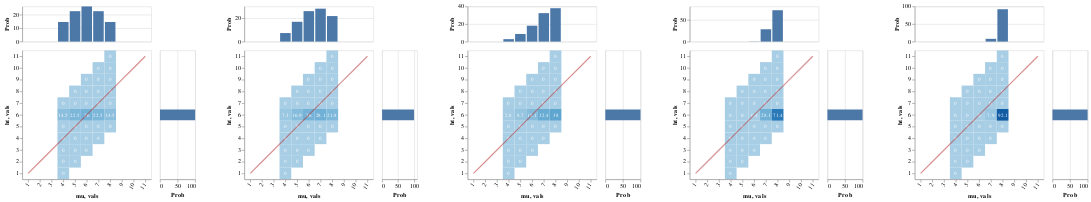

The cell this chart's notebook holds for it:
### Markdown cell above
#### Pragmatic listener hears:

> "Bill's height is 6; John is that short too"

Again, since the lexica all entail that a "6-short person" has height 6, the distribution over worlds is certain

But now, the various strengthenings lead ultimately to a pragmatic conclusion that 6 is almost certainly below the median

So again the evaluativity effect is much stronger

### Code cell
writeIORef cacheRef (0, Map.empty)

vlShow . sidewaysDists <$> sequence
  [ mkGraph $ listener infoLUMExact cacheRef (0, UShrt, denExact0)
  , mkGraph $ lp infoLUMExact >>= \l -> listener infoLUMExact cacheRef (0, UShrt, l)
  , mkGraph $ listener infoLUMExact cacheRef (1, UShrt, denExact0)
  , mkGraph $ listener infoLUMExact cacheRef (2, UShrt, denExact0)
  , mkGraph $ listener infoLUMExact cacheRef (3, UShrt, denExact0)
  ]

### Figure 1 — Vega-Lite specification as saved in the notebook (floating-point values rounded to 4 significant figures)
{"$schema": "https://vega.github.io/schema/vega-lite/v3.json", "hconcat": [{"$schema": "https://vega.github.io/schema/vega-lite/v3.json", "bounds": "flush", "config": {"scale": {"rectBandPaddingInner": 0}}, "data": {"values": [{"ht": "1", "mu": "4", "prob": 0}, {"ht": "2", "mu": "4", "prob": 0}, {"ht": "2", "mu": "5", "prob": 0}, {"ht": "3", "mu": "4", "prob": 0}, {"ht": "3", "mu": "5", "prob": 0}, {"ht": "3", "mu": "6", "prob": 0}, {"ht": "4", "mu": "4", "prob": 0}, {"ht": "4", "mu": "5", "prob": 0}, {"ht": "4", "mu": "6", "prob": 0}, {"ht": "4", "mu": "7", "prob": 0}, {"ht": "5", "mu": "4", "prob": 0}, {"ht": "5", "mu": "5", "prob": 0}, {"ht": "5", "mu": "6", "prob": 0}, {"ht": "5", "mu": "7", "prob": 0}, {"ht": "5", "mu": "8", "prob": 0}, {"ht": "6", "mu": "4", "prob": 14.5}, {"ht": "6", "mu": "5", "prob": 22.5}, {"ht": "6", "mu": "6", "prob": 26}, {"ht": "6", "mu": "7", "prob": 22.5}, {"ht": "6", "mu": "8", "prob": 14.5}, {"ht": "7", "mu": "4", "prob": 0}, {"ht": "7", "mu": "5", "prob": 0}, {"ht": "7", "mu": "6", "prob": 0}, {"ht": "7", "mu": "7", "prob": 0}, {"ht": "7", "mu": "8", "prob": 0}, {"ht": "8", "mu": "5", "prob": 0}, {"ht": "8", "mu": "6", "prob": 0}, {"ht": "8", "mu": "7", "prob": 0}, {"ht": "8", "mu": "8", "prob": 0}, {"ht": "9", "mu": "6", "prob": 0}, {"ht": "9", "mu": "7", "prob": 0}, {"ht": "9", "mu": "8", "prob": 0}, {"ht": "10", "mu": "7", "prob": 0}, {"ht": "10", "mu": "8", "prob": 0}, {"ht": "11", "mu": "8", "prob": 0}]}, "spacing": 15, "vconcat": [{"encoding": {"x": {"axis": null, "field": "mu", "scale": {"domain": ["1", "2", "3", "4", "5", "6", "7", "8", "9", "10", "11"], "rangeStep": 30}, "sort": null, "type": "ordinal"}, "y": {"aggregate": "sum", "axis": {"title": "Prob"}, "field": "prob", "type": "quantitative"}}, "height": 60, "mark": "bar"}, {"bounds": "flush", "hconcat": [{"encoding": {"x": {"axis": {"labelAngle": -55}, "field": "mu", "scale": {"domain": ["1", "2", "3", "4", "5", "6", "7", "8", "9", "10", "11"], "rangeStep": 30}, "sort": null, "type": "ordinal"}, "y": {"axis": {"labelAngle": 0}, "field": "ht", "scale": {"domain": ["11", "10", "9", "8", "7", "6", "5", "4", "3", "2", "1"], "rangeStep": 30}, "sort": null, "type": "ordinal"}}, "layer": [{"encoding": {"color": {"aggregate": "sum", "field": "prob", "legend": null, "scale": {"scheme": {"extent": [0.2, 0.9], "name": "blues"}}, "type": "quantitative"}}, "mark": "rect"}, {"encoding": {"color": {"value": "white"}, "text": {"aggregate": "sum", "field": "prob", "type": "quantitative"}}, "mark": {"fontSize": 9, "type": "text"}}, {"data": {"values": [{"vals": "1"}, {"vals": "2"}, {"vals": "3"}, {"vals": "4"}, {"vals": "5"}, {"vals": "6"}, {"vals": "7"}, {"vals": "8"}, {"vals": "9"}, {"vals": "10"}, {"vals": "11"}]}, "encoding": {"x": {"field": "vals", "sort": null, "type": "ordinal"}, "y": {"field": "vals", "sort": null, "type": "ordinal"}}, "mark": {"opacity": 0.5, "stroke": "firebrick", "strokeWidth": 2, "type": "line"}}]}, {"encoding": {"x": {"aggregate": "sum", "axis": {"title": "Prob"}, "field": "prob", "type": "quantitative"}, "y": {"axis": null, "field": "ht", "scale": {"domain": ["11", "10", "9", "8", "7", "6", "5", "4", "3", "2", "1"], "rangeStep": 30}, "sort": null, "type": "ordinal"}}, "mark": "bar", "width": 60}], "spacing": 15}]}, {"$schema": "https://vega.github.io/schema/vega-lite/v3.json", "bounds": "flush", "config": {"scale": {"rectBandPaddingInner": 0}}, "data": {"values": [{"ht": "1", "mu": "4", "prob": 0}, {"ht": "2", "mu": "4", "prob": 0}, {"ht": "2", "mu": "5", "prob": 0}, {"ht": "3", "mu": "4", "prob": 0}, {"ht": "3", "mu": "5", "prob": 0}, {"ht": "3", "mu": "6", "prob": 0}, {"ht": "4", "mu": "4", "prob": 0}, {"ht": "4", "mu": "5", "prob": 0}, {"ht": "4", "mu": "6", "prob": 0}, {"ht": "4", "mu": "7", "prob": 0}, {"ht": "5", "mu": "4", "prob": 0}, {"ht": "5", "mu": "5", "prob": 0}, {"ht": "5", "mu": "6", "prob": 0}, {"ht": "5", "mu": "7", "prob": 0}, {"ht": "5", "mu": "8", "prob": 0}, {"ht": "6", "mu": "4", "prob": 7.3}, {"ht": "6", "mu": "5", "prob": 16.9}, {"ht": "6", "mu": "6", "prob": 26}, {"ht": "6", "mu": "7", "prob": 28.1}, {"ht": "6", "mu": "8", "prob": 21.8}, {"ht": "7", "mu": "4", "prob": 0}, {"ht": "7", "mu": "5", "prob": 0}, {"ht": "7", "mu": "6", "prob": 0}, {"ht": "7", "mu": "7", "prob": 0}, {"ht": "7", "mu": "8", "prob": 0}, {"ht": "8", "mu": "5", "prob": 0}, {"ht": "8", "mu": "6", "prob": 0}, {"ht": "8", "mu": "7", "prob": 0}, {"ht": "8", "mu": "8", "prob": 0}, {"ht": "9", "mu": "6", "prob": 0}, {"ht": "9", "mu": "7", "prob": 0}, {"ht": "9", "mu": "8", "prob": 0}, {"ht": "10", "mu": "7", "prob": 0}, {"ht": "10", "mu": "8", "prob": 0}, {"ht": "11", "mu": "8", "prob": 0}]}, "spacing": 15, "vconcat": [{"encoding": {"x": {"axis": null, "field": "mu", "scale": {"domain": ["1", "2", "3", "4", "5", "6", "7", "8", "9", "10", "11"], "rangeStep": 30}, "sort": null, "type": "ordinal"}, "y": {"aggregate": "sum", "axis": {"title": "Prob"}, "field": "prob", "type": "quantitative"}}, "height": 60, "mark": "bar"}, {"bounds": "flush", "hconcat": [{"encoding": {"x": {"axis": {"labelAngle": -55}, "field": "mu", "scale": {"domain": ["1", "2", "3", "4", "5", "6", "7", "8", "9", "10", "11"], "rangeStep": 30}, "sort": null, "type": "ordinal"}, "y": {"axis": {"labelAngle": 0}, "field": "ht", "scale": {"domain": ["11", "10", "9", "8", "7", "6", "5", "4", "3", "2", "1"], "rangeStep": 30}, "sort": null, "type": "ordinal"}}, "layer": [{"encoding": {"color": {"aggregate": "sum", "field": "prob", "legend": null, "scale": {"scheme": {"extent": [0.2, 0.9], "name": "blues"}}, "type": "quantitative"}}, "mark": "rect"}, {"encoding": {"color": {"value": "white"}, "text": {"aggregate": "sum", "field": "prob", "type": "quantitative"}}, "mark": {"fontSize": 9, "type": "text"}}, {"data": {"values": [{"vals": "1"}, {"vals": "2"}, {"vals": "3"}, {"vals": "4"}, {"vals": "5"}, {"vals": "6"}, {"vals": "7"}, {"vals": "8"}, {"vals": "9"}, {"vals": "10"}, {"vals": "11"}]}, "encoding": {"x": {"field": "vals", "sort": null, "type": "ordinal"}, "y": {"field": "vals", "sort": null, "type": "ordinal"}}, "mark": {"opacity": 0.5, "stroke": "firebrick", "strokeWidth": 2, "type": "line"}}]}, {"encoding": {"x": {"aggregate": "sum", "axis": {"title": "Prob"}, "field": "prob", "type": "quantitative"}, "y": {"axis": null, "field": "ht", "scale": {"domain": ["11", "10", "9", "8", "7", "6", "5", "4", "3", "2", "1"], "rangeStep": 30}, "sort": null, "type": "ordinal"}}, "mark": "bar", "width": 60}], "spacing": 15}]}, {"$schema": "https://vega.github.io/schema/vega-lite/v3.json", "bounds": "flush", "config": {"scale": {"rectBandPaddingInner": 0}}, "data": {"values": [{"ht": "1", "mu": "4", "prob": 0}, {"ht": "2", "mu": "4", "prob": 0}, {"ht": "2", "mu": "5", "prob": 0}, {"ht": "3", "mu": "4", "prob": 0}, {"ht": "3", "mu": "5", "prob": 0}, {"ht": "3", "mu": "6", "prob": 0}, {"ht": "4", "mu": "4", "prob": 0}, {"ht": "4", "mu": "5", "prob": 0}, {"ht": "4", "mu": "6", "prob": 0}, {"ht": "4", "mu": "7", "prob": 0}, {"ht": "5", "mu": "4", "prob": 0}, {"ht": "5", "mu": "5", "prob": 0}, {"ht": "5", "mu": "6", "prob": 0}, {"ht": "5", "mu": "7", "prob": 0}, {"ht": "5", "mu": "8", "prob": 0}, {"ht": "6", "mu": "4", "prob": 2.8}, {"ht": "6", "mu": "5", "prob": 8.7}, {"ht": "6", "mu": "6", "prob": 18.1}, {"ht": "6", "mu": "7", "prob": 32.4}, {"ht": "6", "mu": "8", "prob": 38}, {"ht": "7", "mu": "4", "prob": 0}, {"ht": "7", "mu": "5", "prob": 0}, {"ht": "7", "mu": "6", "prob": 0}, {"ht": "7", "mu": "7", "prob": 0}, {"ht": "7", "mu": "8", "prob": 0}, {"ht": "8", "mu": "5", "prob": 0}, {"ht": "8", "mu": "6", "prob": 0}, {"ht": "8", "mu": "7", "prob": 0}, {"ht": "8", "mu": "8", "prob": 0}, {"ht": "9", "mu": "6", "prob": 0}, {"ht": "9", "mu": "7", "prob": 0}, {"ht": "9", "mu": "8", "prob": 0}, {"ht": "10", "mu": "7", "prob": 0}, {"ht": "10", "mu": "8", "prob": 0}, {"ht": "11", "mu": "8", "prob": 0}]}, "spacing": 15, "vconcat": [{"encoding": {"x": {"axis": null, "field": "mu", "scale": {"domain": ["1", "2", "3", "4", "5", "6", "7", "8", "9", "10", "11"], "rangeStep": 30}, "sort": null, "type": "ordinal"}, "y": {"aggregate": "sum", "axis": {"title": "Prob"}, "field": "prob", "type": "quantitative"}}, "height": 60, "mark": "bar"}, {"bounds": "flush", "hconcat": [{"encoding": {"x": {"axis": {"labelAngle": -55}, "field": "mu", "scale": {"domain": ["1", "2", "3", "4", "5", "6", "7", "8", "9", "10", "11"], "rangeStep": 30}, "sort": null, "type": "ordinal"}, "y": {"axis": {"labelAngle": 0}, "field": "ht", "scale": {"domain": ["11", "10", "9", "8", "7", "6", "5", "4", "3", "2", "1"], "rangeStep": 30}, "sort": null, "type": "ordinal"}}, "layer": [{"encoding": {"color": {"aggregate": "sum", "field": "prob", "legend": null, "scale": {"scheme": {"extent": [0.2, 0.9], "name": "blues"}}, "type": "quantitative"}}, "mark": "rect"}, {"encoding": {"color": {"value": "white"}, "text": {"aggregate": "sum", "field": "prob", "type": "quantitative"}}, "mark": {"fontSize": 9, "type": "text"}}, {"data": {"values": [{"vals": "1"}, {"vals": "2"}, {"vals": "3"}, {"vals": "4"}, {"vals": "5"}, {"vals": "6"}, {"vals": "7"}, {"vals": "8"}, {"vals": "9"}, {"vals": "10"}, {"vals": "11"}]}, "encoding": {"x": {"field": "vals", "sort": null, "type": "ordinal"}, "y": {"field": "vals", "sort": null, "type": "ordinal"}}, "mark": {"opacity": 0.5, "stroke": "firebrick", "strokeWidth": 2, "type": "line"}}]}, {"encoding": {"x": {"aggregate": "sum", "axis": {"title": "Prob"}, "field": "prob", "type": "quantitative"}, "y": {"axis": null, "field": "ht", "scale": {"domain": ["11", "10", "9", "8", "7", "6", "5", "4", "3", "2", "1"], "rangeStep": 30}, "sort": null, "type": "ordinal"}}, "mark": "bar", "width": 60}], "spacing": 15}]}, {"$schema": "https://vega.github.io/schema/vega-lite/v3.json", "bounds": "flush", "config": {"scale": {"rectBandPaddingInner": 0}}, "data": {"values": [{"ht": "1", "mu": "4", "prob": 0}, {"ht": "2", "mu": "4", "prob": 0}, {"ht": "2", "mu": "5", "prob": 0}, {"ht": "3", "mu": "4", "prob": 0}, {"ht": "3", "mu": "5", "prob": 0}, {"ht": "3", "mu": "6", "prob": 0}, {"ht": "4", "mu": "4", "prob": 0}, {"ht": "4", "mu": "5", "prob": 0}, {"ht": "4", "mu": "6", "prob": 0}, {"ht": "4", "mu": "7", "prob": 0}, {"ht": "5", "mu": "4", "prob": 0}, {"ht": "5", "mu": "5", "prob": 0}, {"ht": "5", "mu": "6", "prob": 0}, {"ht": "5", "mu": "7", "prob": 0}, {"ht": "5", "mu": "8", "prob": 0}, {"ht": "6", "mu": "4", "prob": 0}, {"ht": "6", "mu": "5", "prob": 0}, {"ht": "6", "mu": "6", "prob": 0.4}, {"ht": "6", "mu": "7", "prob": 28.1}, {"ht": "6", "mu": "8", "prob": 71.4}, {"ht": "7", "mu": "4", "prob": 0}, {"ht": "7", "mu": "5", "prob": 0}, {"ht": "7", "mu": "6", "prob": 0}, {"ht": "7", "mu": "7", "prob": 0}, {"ht": "7", "mu": "8", "prob": 0}, {"ht": "8", "mu": "5", "prob": 0}, {"ht": "8", "mu": "6", "prob": 0}, {"ht": "8", "mu": "7", "prob": 0}, {"ht": "8", "mu": "8", "prob": 0}, {"ht": "9", "mu": "6", "prob": 0}, {"ht": "9", "mu": "7", "prob": 0}, {"ht": "9", "mu": "8", "prob": 0}, {"ht": "10", "mu": "7", "prob": 0}, {"ht": "10", "mu": "8", "prob": 0}, {"ht": "11", "mu": "8", "prob": 0}]}, "spacing": 15, "vconcat": [{"encoding": {"x": {"axis": null, "field": "mu", "scale": {"domain": ["1", "2", "3", "4", "5", "6", "7", "8", "9", "10", "11"], "rangeStep": 30}, "sort": null, "type": "ordinal"}, "y": {"aggregate": "sum", "axis": {"title": "Prob"}, "field": "prob", "type": "quantitative"}}, "height": 60, "mark": "bar"}, {"bounds": "flush", "hconcat": [{"encoding": {"x": {"axis": {"labelAngle": -55}, "field": "mu", "scale": {"domain": ["1", "2", "3", "4", "5", "6", "7", "8", "9", "10", "11"], "rangeStep": 30}, "sort": null, "type": "ordinal"}, "y": {"axis": {"labelAngle": 0}, "field": "ht", "scale": {"domain": ["11", "10", "9", "8", "7", "6", "5", "4", "3", "2", "1"], "rangeStep": 30}, "sort": null, "type": "ordinal"}}, "layer": [{"encoding": {"color": {"aggregate": "sum", "field": "prob", "legend": null, "scale": {"scheme": {"extent": [0.2, 0.9], "name": "blues"}}, "type": "quantitative"}}, "mark": "rect"}, {"encoding": {"color": {"value": "white"}, "text": {"aggregate": "sum", "field": "prob", "type": "quantitative"}}, "mark": {"fontSize": 9, "type": "text"}}, {"data": {"values": [{"vals": "1"}, {"vals": "2"}, {"vals": "3"}, {"vals": "4"}, {"vals": "5"}, {"vals": "6"}, {"vals": "7"}, {"vals": "8"}, {"vals": "9"}, {"vals": "10"}, {"vals": "11"}]}, "encoding": {"x": {"field": "vals", "sort": null, "type": "ordinal"}, "y": {"field": "vals", "sort": null, "type": "ordinal"}}, "mark": {"opacity": 0.5, "stroke": "firebrick", "strokeWidth": 2, "type": "line"}}]}, {"encoding": {"x": {"aggregate": "sum", "axis": {"title": "Prob"}, "field": "prob", "type": "quantitative"}, "y": {"axis": null, "field": "ht", "scale": {"domain": ["11", "10", "9", "8", "7", "6", "5", "4", "3", "2", "1"], "rangeStep": 30}, "sort": null, "type": "ordinal"}}, "mark": "bar", "width": 60}], "spacing": 15}]}, {"$schema": "https://vega.github.io/schema/vega-lite/v3.json", "bounds": "flush", "config": {"scale": {"rectBandPaddingInner": 0}}, "data": {"values": [{"ht": "1", "mu": "4", "prob": 0}, {"ht": "2", "mu": "4", "prob": 0}, {"ht": "2", "mu": "5", "prob": 0}, {"ht": "3", "mu": "4", "prob": 0}, {"ht": "3", "mu": "5", "prob": 0}, {"ht": "3", "mu": "6", "prob": 0}, {"ht": "4", "mu": "4", "prob": 0}, {"ht": "4", "mu": "5", "prob": 0}, {"ht": "4", "mu": "6", "prob": 0}, {"ht": "4", "mu": "7", "prob": 0}, {"ht": "5", "mu": "4", "prob": 0}, {"ht": "5", "mu": "5", "prob": 0}, {"ht": "5", "mu": "6", "prob": 0}, {"ht": "5", "mu": "7", "prob": 0}, {"ht": "5", "mu": "8", "prob": 0}, {"ht": "6", "mu": "4", "prob": 0}, {"ht": "6", "mu": "5", "prob": 0}, {"ht": "6", "mu": "6", "prob": 0}, {"ht": "6", "mu": "7", "prob": 7.9}, {"ht": "6", "mu": "8", "prob": 92.1}, {"ht": "7", "mu": "4", "prob": 0}, {"ht": "7", "mu": "5", "prob": 0}, {"ht": "7", "mu": "6", "prob": 0}, {"ht": "7", "mu": "7", "prob": 0}, {"ht": "7", "mu": "8", "prob": 0}, {"ht": "8", "mu": "5", "prob": 0}, {"ht": "8", "mu": "6", "prob": 0}, {"ht": "8", "mu": "7", "prob": 0}, {"ht": "8", "mu": "8", "prob": 0}, {"ht": "9", "mu": "6", "prob": 0}, {"ht": "9", "mu": "7", "prob": 0}, {"ht": "9", "mu": "8", "prob": 0}, {"ht": "10", "mu": "7", "prob": 0}, {"ht": "10", "mu": "8", "prob": 0}, {"ht": "11", "mu": "8", "prob": 0}]}, "spacing": 15, "vconcat": [{"encoding": {"x": {"axis": null, "field": "mu", "scale": {"domain": ["1", "2", "3", "4", "5", "6", "7", "8", "9", "10", "11"], "rangeStep": 30}, "sort": null, "type": "ordinal"}, "y": {"aggregate": "sum", "axis": {"title": "Prob"}, "field": "prob", "type": "quantitative"}}, "height": 60, "mark": "bar"}, {"bounds": "flush", "hconcat": [{"encoding": {"x": {"axis": {"labelAngle": -55}, "field": "mu", "scale": {"domain": ["1", "2", "3", "4", "5", "6", "7", "8", "9", "10", "11"], "rangeStep": 30}, "sort": null, "type": "ordinal"}, "y": {"axis": {"labelAngle": 0}, "field": "ht", "scale": {"domain": ["11", "10", "9", "8", "7", "6", "5", "4", "3", "2", "1"], "rangeStep": 30}, "sort": null, "type": "ordinal"}}, "layer": [{"encoding": {"color": {"aggregate": "sum", "field": "prob", "legend": null, "scale": {"scheme": {"extent": [0.2, 0.9], "name": "blues"}}, "type": "quantitative"}}, "mark": "rect"}, {"encoding": {"color": {"value": "white"}, "text": {"aggregate": "sum", "field": "prob", "type": "quantitative"}}, "mark": {"fontSize": 9, "type": "text"}}, {"data": {"values": [{"vals": "1"}, {"vals": "2"}, {"vals": "3"}, {"vals": "4"}, {"vals": "5"}, {"vals": "6"}, {"vals": "7"}, {"vals": "8"}, {"vals": "9"}, {"vals": "10"}, {"vals": "11"}]}, "encoding": {"x": {"field": "vals", "sort": null, "type": "ordinal"}, "y": {"field": "vals", "sort": null, "type": "ordinal"}}, "mark": {"opacity": 0.5, "stroke": "firebrick", "strokeWidth": 2, "type": "line"}}]}, {"encoding": {"x": {"aggregate": "sum", "axis": {"title": "Prob"}, "field": "prob", "type": "quantitative"}, "y": {"axis": null, "field": "ht", "scale": {"domain": ["11", "10", "9", "8", "7", "6", "5", "4", "3", "2", "1"], "rangeStep": 30}, "sort": null, "type": "ordinal"}}, "mark": "bar", "width": 60}], "spacing": 15}]}], "spacing": 50}
